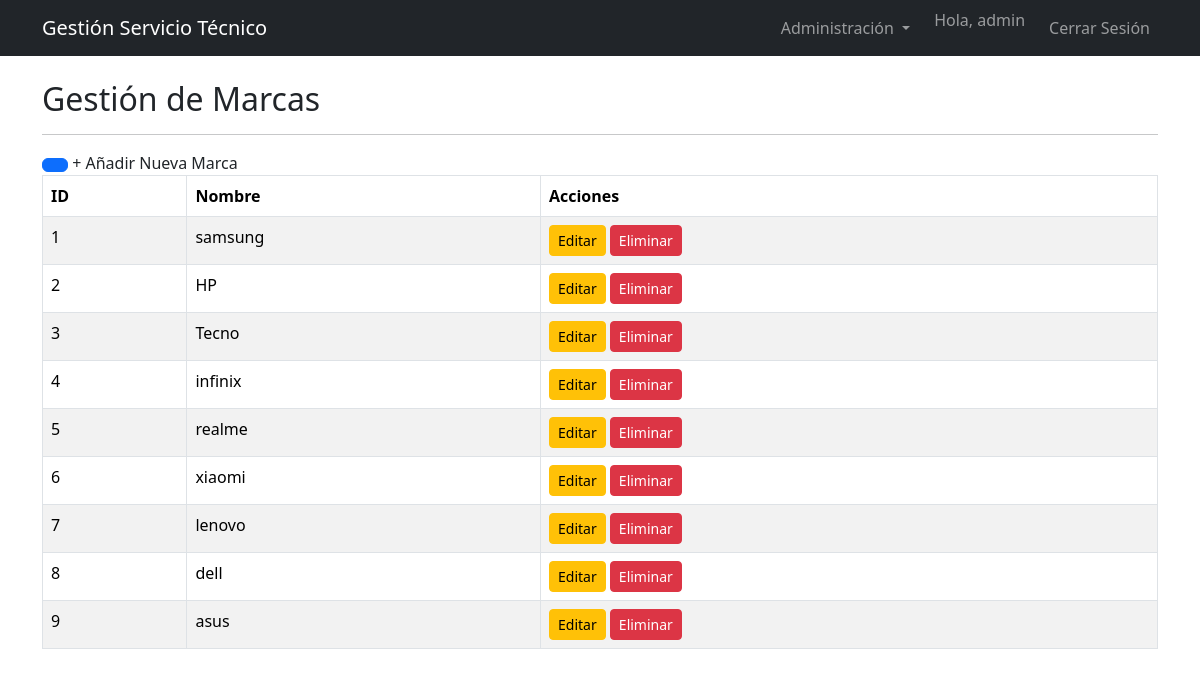
/marcas (signed in), run on the app's committed database.
### models.py (models this page shows, shortened)
class Usuario(db.Model, UserMixin):
    __tablename__ = 'usuarios'
    id = db.Column(db.Integer, primary_key=True)
    email = db.Column(db.String(120), unique=True, nullable=False, index=True)
    password_hash = db.Column(db.String(128), nullable=False)
    nombre = db.Column(db.String(100), nullable=False)
    rol_id = db.Column(db.Integer, db.ForeignKey('roles.id'), nullable=False)
    ordenes_asignadas = db.relationship('Orden', backref='tecnico', lazy='dynamic')

class Marca(db.Model):
    __tablename__ = 'marcas'
    id = db.Column(db.Integer, primary_key=True)
    nombre = db.Column(db.String(50), unique=True, nullable=False)
    equipos = db.relationship('Equipo', backref='marca', lazy='dynamic')

### blueprints/marcas.py (the view)
@marcas_bp.route('/marcas')
@login_required
def listar_marcas():
    marcas = Marca.query.all()
    return render_template('marcas_lista.html', marcas=marcas)

### app.py (called while the page is built)
@login_manager.user_loader
def load_user(user_id):
    return Usuario.query.get(int(user_id))

### templates/marcas_lista.html (shortened to what this page needs)
{% extends 'base.html' %}
{% block content %}
<h2>Gestión de Marcas</h2>
<hr>
<div classclass="text-end mb-3">
    <a href="{{ url_for('marcas.crear_marca') }}" class="btn btn-primary"></a>
        + Añadir Nueva Marca
</div>
<table class="table table-striped table-bordered">
    <thead class="thead-dark">
        <tr>
            <th scope="col">ID</th>
            <th scope="col">Nombre</th>
            <th scope="col">Acciones</th>
        </tr>
    </thead>
    <tbody>
        {% for marca in marcas %}
        <tr>
            <td>{{ marca.id }}</td>
            <td>{{ marca.nombre }}</td>
            <td>
                <a href="{{ url_for('marcas.editar_marca', id=marca.id) }}" class="btn btn-warning btn-sm">Editar</a>
                <form action="{{ url_for('marcas.eliminar_marca', id=marca.id) }}" method="POST" style="display: inline;" onsubmit="return confirm('¿Estás seguro de que deseas eliminar esta marca?');">
    <button type="submit" class="btn btn-danger btn-sm">Eliminar</button>
</form>
            </td>
        </tr>
        {% endfor %}
    </tbody>
</table>
{% endblock %}

### templates/base.html (shortened to what this page needs)
<!doctype html>
<html lang="es">
  <head>
    <link href="https://cdn.jsdelivr.net/npm/bootstrap@5.3.2/dist/css/bootstrap.min.css" rel="stylesheet">
  </head>
  <body>
    <nav class="navbar navbar-expand-lg navbar-dark bg-dark">
      <div class="container">
        <a class="navbar-brand" href="{{ url_for('index') }}">Gestión Servicio Técnico</a>
        <div class="collapse navbar-collapse" id="navbarNav">
          <ul class="navbar-nav ms-auto">
            {% if current_user.is_authenticated %}
              <li class="nav-item dropdown me-3">
                <a class="nav-link dropdown-toggle" href="#" role="button" data-bs-toggle="dropdown" aria-expanded="false">
                  Administración
                </a>
              </li>
              <li class="nav-item">
                <span class="navbar-text me-3">
                  Hola, {{ current_user.nombre }}
                </span>
              </li>
              <li class="nav-item">
                <a class="nav-link" href="{{ url_for('auth.logout') }}">Cerrar Sesión</a>
              </li>
            {% else %}
              <li class="nav-item">
                <a class="nav-link" href="{{ url_for('auth.login') }}">Iniciar Sesión</a>
              </li>
            {% endif %}
          </ul>
        </div>
      </div>
    </nav>
    <div class="container mt-4">
      {% block content %}
      {% endblock %}
    </div>
  </body>
</html>

### data on the page
Usuario: nombre "admin"
Marca: id "1", nombre "samsung"
Marca: id "2", nombre "HP"
Marca: id "3", nombre "Tecno"
Marca: id "4", nombre "infinix"
Marca: id "5", nombre "realme"
Marca: id "6", nombre "xiaomi"
Marca: id "7", nombre "lenovo"
Marca: id "8", nombre "dell"
Marca: id "9", nombre "asus"
